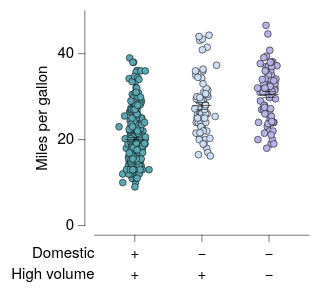

Vega-Lite specification stored for this chart:
### Vega-Lite specification from a JSON file in a GitHub repository (floating-point values rounded to 4 significant figures; data arrays with more than 128 entries replaced by an {"elided": "..."} marker saying what was removed)
{"background": null, "config": {"arc": {"fill": "#DBDBDB", "fillOpacity": 1.0, "innerRadius": 25.0, "padAngle": 0.03, "stroke": "black", "strokeOpacity": 1, "strokeWidth": 0.25}, "area": {"fill": "#DBDBDB", "fillOpacity": 1.0, "stroke": "black", "strokeOpacity": 1, "strokeWidth": 0.25}, "axis": {"domain": true, "domainCap": "round", "domainColor": "black", "domainWidth": 0.25, "grid": false, "gridCap": "round", "gridColor": "#F1F1F1", "gridDash": [0, 0], "gridOpacity": 1.0, "gridWidth": 0.25, "labelColor": "black", "labelFont": "Helvetica Neue, HelveticaNeue, Helvetica, Arial, sans-serif", "labelFontSize": 7, "labelFontStyle": "normal", "labelFontWeight": 400, "offset": 4.5, "ticks": true, "tickCap": "round", "tickColor": "black", "tickRound": false, "tickSize": 3, "tickWidth": 0.25, "titleColor": "black", "titleFont": "Helvetica Neue, HelveticaNeue, Helvetica, Arial, sans-serif", "titleFontSize": 7, "titleFontStyle": "normal", "titleFontWeight": 400}, "axisX": {"domain": true, "labelAlign": "center", "labelAngle": 0, "labels": true, "ticks": true, "translate": 0}, "axisY": {"domain": true, "labelAlign": "right", "labelAngle": 0, "labels": true, "ticks": true, "translate": 0}, "axisRight": {"domain": true, "labelAlign": "left", "labelAngle": 0, "labels": true, "ticks": true, "translate": 0}, "axisTop": {"domain": true, "labelAlign": "center", "labelAngle": 0, "labels": true, "ticks": true, "translate": 0}, "axisBand": {"tickOffset": 0}, "bar": {"fill": "#DBDBDB", "fillOpacity": 1.0, "stroke": "black", "strokeOpacity": 1, "strokeWidth": 0.25}, "boxplot": {"size": 9.0, "ticks": {"cornerRadius": 0.25, "fill": "black", "opacity": 1, "size": 4.5, "thickness": 0.25}, "box": {"fillOpacity": 1.0, "stroke": "black", "strokeOpacity": 1, "strokeWidth": 0.25}, "median": {"cornerRadius": 0, "fill": "black", "fillOpacity": 1.0, "opacity": 1, "size": 9.0, "thickness": 0.25}, "rule": {"fill": "black", "fillOpacity": 1.0, "size": 10.0, "stroke": "black", "strokeDash": [0, 0], "strokeOpacity": 1, "strokeWidth": 0.25}, "outliers": {"color": "black", "fill": "black", "fillOpacity": 1.0, "size": 0, "stroke": "black", "strokeOpacity": 1, "strokeWidth": 0.25}}, "circle": {"fill": "black", "fillOpacity": 1.0, "size": 1.25, "stroke": null, "strokeOpacity": 1, "strokeWidth": 0.25}, "errorband": {"band": {"fillOpacity": 0.6, "stroke": null, "strokeWidth": 0.25, "strokeOpacity": 1}, "borders": {"opacity": 0, "strokeOpacity": 0.25, "strokeWidth": 1}}, "errorbar": {"opacity": 1, "rule": {"strokeDash": [0, 0], "strokeWidth": 0.25}, "ticks": {"color": "black", "cornerRadius": 0.125, "opacity": 1, "size": 6.0, "thickness": 0.25}, "thickness": 0.25}, "font": "Helvetica Neue, HelveticaNeue, Helvetica, Arial, sans-serif", "geoshape": {"fill": "#DBDBDB", "fillOpacity": 1.0, "stroke": "black", "strokeOpacity": 1, "strokeWidth": 0.25}, "header": {"labelColor": "black", "labelFont": "Helvetica Neue, HelveticaNeue, Helvetica, Arial, sans-serif", "labelFontSize": 7, "labelFontStyle": "normal", "labelFontWeight": 400, "titleColor": "black", "titleFont": "Helvetica Neue, HelveticaNeue, Helvetica, Arial, sans-serif", "titleFontSize": 7, "titleFontStyle": "normal", "titleFontWeight": 400, "titlePadding": 0}, "legend": {"disable": false, "offset": 4.5, "titlePadding": 4, "labelOffset": 2, "gradientLabelOffset": 2, "gradientLength": 50.0, "gradientThickness": 5.0, "gradientOpacity": 1.0, "gradientStrokeColor": "black", "gradientStrokeWidth": 0.25, "labelColor": "black", "labelFont": "Helvetica Neue, HelveticaNeue, Helvetica, Arial, sans-serif", "labelFontSize": 7, "labelFontStyle": "normal", "labelFontWeight": 400, "strokeColor": "black", "strokeWidth": 0, "symbolSize": 42, "symbolStrokeColor": "black", "symbolStrokeWidth": 0.25, "titleColor": "black", "titleFont": "Helvetica Neue, HelveticaNeue, Helvetica, Arial, sans-serif", "titleFontSize": 7, "titleFontStyle": "normal", "titleFontWeight": 400}, "line": {"color": "black", "stroke": "black", "strokeCap": "round", "strokeDash": [0, 0], "strokeOpacity": 1, "strokeWidth": 0.375}, "point": {"filled": true, "fill": "#DBDBDB", "fillOpacity": 1.0, "size": 5.0, "stroke": "black", "strokeOpacity": 1, "strokeWidth": 0.25}, "range": {"category": ["#5CA7B1", "#CDDEF3", "#B7B3E4", "#B3DAB5", "#F5E1B3", "#3D727B", "#8AA8D2", "#867DAC", "#80A988", "#CBB17A", "#204148", "#59719A", "#584C77", "#507B5F", "#9D824D"], "diverging": {"scheme": ["#C35082", "#CE6D94", "#D989A7", "#E2A4BA", "#EABFCE", "#F1DBE2", "#F6F6F6", "#D7E0EB", "#B9CBE0", "#9BB6D5", "#7DA1C9", "#5F8CBD", "#4177B1"]}, "heatmap": {"scheme": ["#32022B", "#43044D", "#4C196E", "#4D338C", "#484DA6", "#3A68BB", "#1D83CA", "#1D9CCB", "#23B5C9", "#28CDC5", "#4DE0B4", "#91EE9F"]}, "ordinal": {"scheme": ["#F1F1F1", "#DBDBDB", "#C6C6C6", "#B2B2B2", "#9D9D9D", "#898989", "#767676", "#636363", "#515151", "#404040", "#2F2F2F", "#1F1F1F"]}, "ramp": {"scheme": ["#32022B", "#43044D", "#4C196E", "#4D338C", "#484DA6", "#3A68BB", "#1D83CA", "#1D9CCB", "#23B5C9", "#28CDC5", "#4DE0B4", "#91EE9F"]}}, "rule": {"color": "black", "stroke": "black", "strokeCap": "round", "strokeDash": [2, 2], "strokeOpacity": 1, "strokeWidth": 0.25}, "scale": {"bandPaddingInner": 0.1, "bandPaddingOuter": 0.1, "round": false}, "rect": {"fill": "#DBDBDB", "fillOpacity": 1.0, "stroke": "black", "strokeOpacity": 1, "strokeWidth": 0.25}, "square": {"fill": "#DBDBDB", "fillOpacity": 1.0, "size": 10.0, "stroke": "black", "strokeOpacity": 1, "strokeWidth": 0.25}, "text": {"color": "black", "font": "Helvetica Neue, HelveticaNeue, Helvetica, Arial, sans-serif", "fontSize": 7, "fontStyle": "normal", "fontWeight": 400}, "tick": {"color": "black", "cornerRadius": 0.125, "opacity": 1.0, "size": 9.0, "thickness": 0.25}, "title": {"anchor": "middle", "frame": "group", "color": "black", "font": "Helvetica Neue, HelveticaNeue, Helvetica, Arial, sans-serif", "fontSize": 7, "fontStyle": "normal", "fontWeight": 400, "subtitleColor": "black", "subtitleFont": "Helvetica Neue, HelveticaNeue, Helvetica, Arial, sans-serif", "subtitleFontSize": "Helvetica Neue, HelveticaNeue, Helvetica, Arial, sans-serif", "subtitleFontStyle": "normal", "subtitleFontWeight": 400}, "trail": {"color": "black", "opacity": 1, "size": 0.375}, "view": {"continuousWidth": 100, "continuousHeight": 100, "discreteWidth": 100, "discreteHeight": 100, "fill": null, "stroke": null, "strokeWidth": 0.25}}, "vconcat": [{"layer": [{"data": {"name": "data-5a85ede2053d4aec77293cfb476ae07b"}, "mark": {"type": "circle", "opacity": 1.0, "size": 10.0, "stroke": "black", "strokeOpacity": 1, "strokeWidth": 0.25}, "encoding": {"color": {"field": "Origin", "legend": null, "scale": {"domain": ["USA", "Europe", "Japan"]}, "sort": ["USA", "Europe", "Japan"], "title": null, "type": "nominal"}, "x": {"axis": {"labels": false, "title": null}, "field": "Origin", "scale": {"domain": ["USA", "Europe", "Japan"]}, "sort": ["USA", "Europe", "Japan"], "title": "Origin", "type": "nominal"}, "xOffset": {"field": "jitter_x", "scale": {"domain": [-7.33, 7.33], "range": [5.17, 19.83]}, "type": "quantitative"}, "y": {"field": "Miles_per_Gallon", "title": "Miles per gallon", "type": "quantitative"}}}, {"data": {"name": "data-64e7897fd8423deef5c97d660b6d3367"}, "mark": {"type": "errorbar"}, "encoding": {"x": {"axis": {"labels": false, "title": null}, "field": "Origin", "scale": {"domain": ["USA", "Europe", "Japan"]}, "sort": ["USA", "Europe", "Japan"], "title": "Origin", "type": "nominal"}, "y": {"field": "__mean", "title": "Miles per gallon", "type": "quantitative"}, "yError": {"field": "__error"}}}, {"data": {"name": "data-64e7897fd8423deef5c97d660b6d3367"}, "mark": {"type": "tick"}, "encoding": {"x": {"axis": {"labels": false, "title": null}, "field": "Origin", "scale": {"domain": ["USA", "Europe", "Japan"]}, "sort": ["USA", "Europe", "Japan"], "title": "Origin", "type": "nominal"}, "y": {"field": "__mean", "title": "Miles per gallon", "type": "quantitative"}}}]}, {"layer": [{"data": {"name": "data-55288b6e323762ec78afe05ee4b55819"}, "mark": {"type": "text", "align": "right", "baseline": "middle", "fontSize": 7}, "encoding": {"text": {"field": "__label", "type": "nominal"}, "x": {"value": 0}, "y": {"axis": {"domain": false, "grid": false, "labels": false, "ticks": false, "title": null}, "bandPosition": 0.5, "field": "__label", "scale": {"domain": ["Domestic", "High volume"]}, "sort": ["Domestic", "High volume"], "type": "nominal"}}}, {"data": {"name": "data-9157e9f73711b5ee45df891b622c3e5a"}, "mark": {"type": "text", "align": "center", "baseline": "middle", "fontSize": 7}, "encoding": {"text": {"field": "__value", "type": "nominal"}, "x": {"axis": {"domain": false, "grid": false, "labels": false, "ticks": false, "title": null}, "field": "__category", "scale": {"domain": ["USA", "Europe", "Japan"]}, "sort": ["USA", "Europe", "Japan"], "type": "nominal"}, "y": {"axis": {"domain": false, "grid": false, "labels": false, "ticks": false, "title": null}, "bandPosition": 0.5, "field": "__label", "scale": {"domain": ["Domestic", "High volume"]}, "sort": ["Domestic", "High volume"], "type": "nominal"}}}], "height": 20, "view": {"fill": null, "stroke": null}, "width": 100}], "resolve": {"scale": {"x": "shared"}}, "spacing": 0, "$schema": "https://vega.github.io/schema/vega-lite/v6.4.1.json", "datasets": {"data-5a85ede2053d4aec77293cfb476ae07b": {"elided": "398 records"}, "data-64e7897fd8423deef5c97d660b6d3367": [{"Origin": "USA", "__mean": 20.08, "__error": 0.4058, "__dysonsphere__": 1}, {"Origin": "Japan", "__mean": 30.45, "__error": 0.6852, "__dysonsphere__": 1}, {"Origin": "Europe", "__mean": 27.89, "__error": 0.8037, "__dysonsphere__": 1}], "data-55288b6e323762ec78afe05ee4b55819": [{"__label": "Domestic", "__dysonsphere__": 1}, {"__label": "High volume", "__dysonsphere__": 1}], "data-9157e9f73711b5ee45df891b622c3e5a": [{"__label": "Domestic", "__category": "USA", "__value": "+", "__dysonsphere__": 1}, {"__label": "Domestic", "__category": "Europe", "__value": "−", "__dysonsphere__": 1}, {"__label": "Domestic", "__category": "Japan", "__value": "−", "__dysonsphere__": 1}, {"__label": "High volume", "__category": "USA", "__value": "+", "__dysonsphere__": 1}, {"__label": "High volume", "__category": "Europe", "__value": "+", "__dysonsphere__": 1}, {"__label": "High volume", "__category": "Japan", "__value": "−", "__dysonsphere__": 1}]}}
